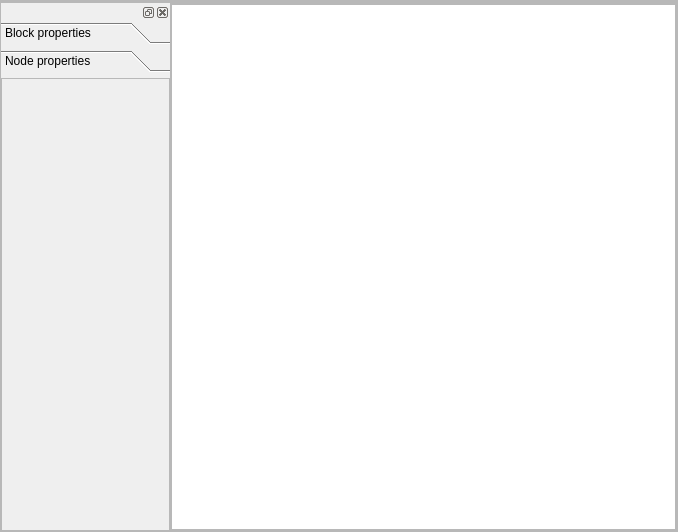
<?xml version="1.0" encoding="UTF-8"?>
<ui version="4.0">
 <class>GeometryShaderEditorWindow</class>
 <widget class="QWidget" name="GeometryShaderEditorWindow">
  <property name="geometry">
   <rect>
    <x>0</x>
    <y>0</y>
    <width>678</width>
    <height>532</height>
   </rect>
  </property>
  <property name="windowTitle">
   <string>Form</string>
  </property>
  <layout class="QVBoxLayout" name="verticalLayout_4">
   <property name="spacing">
    <number>0</number>
   </property>
   <property name="margin">
    <number>0</number>
   </property>
   <item>
    <widget class="QFrame" name="toolbarFrame">
     <property name="frameShape">
      <enum>QFrame::StyledPanel</enum>
     </property>
     <property name="frameShadow">
      <enum>QFrame::Raised</enum>
     </property>
     <layout class="QHBoxLayout" name="horizontalLayout">
      <property name="spacing">
       <number>0</number>
      </property>
      <property name="margin">
       <number>0</number>
      </property>
     </layout>
    </widget>
   </item>
   <item>
    <widget class="QFrame" name="mainFrame">
     <property name="frameShape">
      <enum>QFrame::StyledPanel</enum>
     </property>
     <property name="frameShadow">
      <enum>QFrame::Raised</enum>
     </property>
     <layout class="QHBoxLayout" name="horizontalLayout_4" stretch="1,3">
      <property name="spacing">
       <number>0</number>
      </property>
      <property name="margin">
       <number>0</number>
      </property>
      <item>
       <widget class="QDockWidget" name="dockWidget">
        <widget class="QWidget" name="dockWidgetContents">
         <layout class="QVBoxLayout" name="verticalLayout">
          <property name="spacing">
           <number>0</number>
          </property>
          <property name="margin">
           <number>0</number>
          </property>
          <item>
           <widget class="QToolBox" name="toolBox">
            <property name="currentIndex">
             <number>1</number>
            </property>
            <widget class="QWidget" name="blockPropertiesPage">
             <property name="geometry">
              <rect>
               <x>0</x>
               <y>0</y>
               <width>147</width>
               <height>258</height>
              </rect>
             </property>
             <attribute name="label">
              <string>Block properties</string>
             </attribute>
             <layout class="QVBoxLayout" name="verticalLayout_2">
              <property name="spacing">
               <number>0</number>
              </property>
              <property name="margin">
               <number>0</number>
              </property>
              <item>
               <widget class="QScrollArea" name="scrollableBlockPropertiesPanel">
                <property name="widgetResizable">
                 <bool>true</bool>
                </property>
                <widget class="QWidget" name="scrollableBlockPropertiesPanel_2">
                 <property name="geometry">
                  <rect>
                   <x>0</x>
                   <y>0</y>
                   <width>145</width>
                   <height>256</height>
                  </rect>
                 </property>
                </widget>
               </widget>
              </item>
             </layout>
            </widget>
            <widget class="QWidget" name="nodePropertiesPage">
             <property name="geometry">
              <rect>
               <x>0</x>
               <y>0</y>
               <width>169</width>
               <height>452</height>
              </rect>
             </property>
             <attribute name="label">
              <string>Node properties</string>
             </attribute>
             <layout class="QVBoxLayout" name="verticalLayout_3">
              <property name="spacing">
               <number>0</number>
              </property>
              <property name="margin">
               <number>0</number>
              </property>
              <item>
               <widget class="QScrollArea" name="scrollableNodePropertiesPanel">
                <property name="widgetResizable">
                 <bool>true</bool>
                </property>
                <widget class="QWidget" name="scrollableNodePropertiesPanel_2">
                 <property name="geometry">
                  <rect>
                   <x>0</x>
                   <y>0</y>
                   <width>167</width>
                   <height>450</height>
                  </rect>
                 </property>
                </widget>
               </widget>
              </item>
             </layout>
            </widget>
           </widget>
          </item>
         </layout>
        </widget>
       </widget>
      </item>
      <item>
       <widget class="QScrollArea" name="mainEditorPanel">
        <property name="widgetResizable">
         <bool>true</bool>
        </property>
        <widget class="QWidget" name="scrollAreaWidgetContents">
         <property name="geometry">
          <rect>
           <x>0</x>
           <y>0</y>
           <width>505</width>
           <height>526</height>
          </rect>
         </property>
         <layout class="QHBoxLayout" name="horizontalLayout_2">
          <property name="spacing">
           <number>0</number>
          </property>
          <property name="margin">
           <number>0</number>
          </property>
          <item>
           <widget class="QGraphicsView" name="graphWidget">
            <property name="contextMenuPolicy">
             <enum>Qt::CustomContextMenu</enum>
            </property>
           </widget>
          </item>
         </layout>
        </widget>
       </widget>
      </item>
     </layout>
    </widget>
   </item>
  </layout>
 </widget>
 <resources/>
 <connections/>
</ui>
